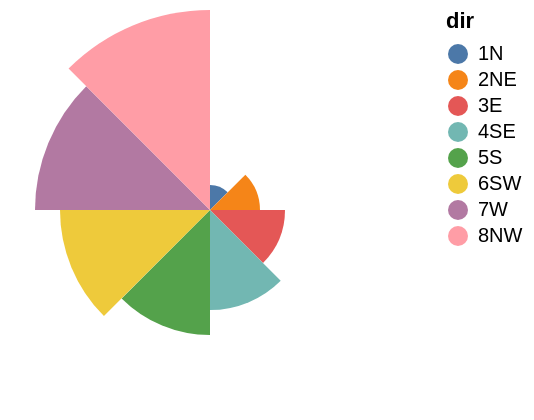

Specify this chart in Vega-Lite:
### Vega specification from a JSON file in a GitHub repository (floating-point values rounded to 4 significant figures)
{"$schema": "https://vega.github.io/schema/vega/v5.json", "background": "white", "padding": 5, "width": 200, "height": 200, "style": "view", "data": [{"name": "source_0", "values": [{"dir": "1N", "strength": 1}, {"dir": "2NE", "strength": 2}, {"dir": "3E", "strength": 3}, {"dir": "4SE", "strength": 4}, {"dir": "5S", "strength": 5}, {"dir": "6SW", "strength": 6}, {"dir": "7W", "strength": 7}, {"dir": "8NW", "strength": 8}]}, {"name": "data_0", "source": "source_0", "transform": [{"type": "stack", "groupby": ["dir"], "field": "strength", "sort": {"field": [], "order": []}, "as": ["strength_start", "strength_end"], "offset": "zero"}, {"type": "filter", "expr": "isValid(datum[\"strength\"]) && isFinite(+datum[\"strength\"])"}]}], "marks": [{"name": "marks", "type": "arc", "style": ["arc"], "from": {"data": "data_0"}, "encode": {"update": {"fill": {"scale": "color", "field": "dir"}, "description": {"signal": "\"dir: \" + (\"\" + datum[\"dir\"]) + \"; strength: \" + (!isValid(datum[\"strength\"]) || !isFinite(+datum[\"strength\"]) ? \"\" + datum[\"strength\"] : format(datum[\"strength\"], \"\"))"}, "x": {"signal": "width", "mult": 0.5}, "y": {"signal": "height", "mult": 0.5}, "outerRadius": {"scale": "radius", "field": "strength_end"}, "innerRadius": {"scale": "radius", "field": "strength_start"}, "startAngle": {"scale": "theta", "field": "dir"}, "endAngle": {"scale": "theta", "field": "dir", "offset": {"signal": "bandwidth('theta')"}}}}}], "scales": [{"name": "theta", "type": "band", "domain": {"data": "data_0", "field": "dir", "sort": true}, "range": [0, 6.283]}, {"name": "radius", "type": "linear", "domain": {"data": "data_0", "fields": ["strength_start", "strength_end"]}, "range": [0, {"signal": "min(width,height)/2"}], "zero": true}, {"name": "color", "type": "ordinal", "domain": {"data": "data_0", "field": "dir", "sort": true}, "range": "category"}], "legends": [{"fill": "color", "symbolType": "circle", "title": "dir"}]}
